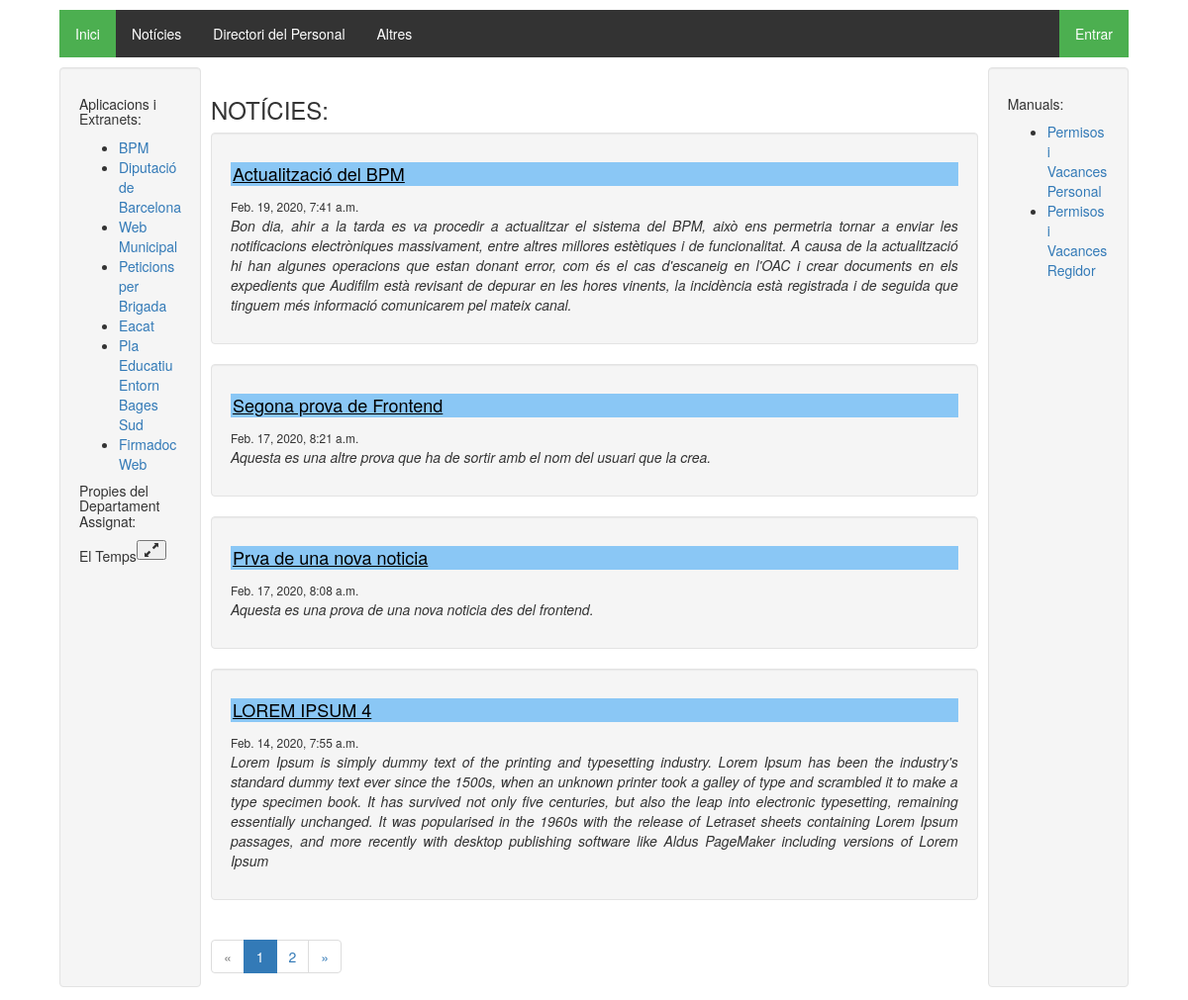
The app's page /intranet/noticies/ with its own data.
### intranet/models.py (models this page shows, shortened)
class Links(models.Model):
    titol = models.CharField(max_length=100)
    url = models.CharField(max_length=250)
    tipologia = (
        ('privat','privat'),
        ('public','public'),
    )
    tipus = models.CharField(max_length=20, choices=tipologia, default='public')
    areas = models.ManyToManyField(Area)

class Noticia(models.Model):
    titol = models.CharField(max_length=100)
    text = models.TextField(null = True, blank=True)
    document = models.FileField(upload_to='noticies', blank=True, null=True)
    creat_en = models.DateTimeField(auto_now_add=True)
    publicat = models.BooleanField(default=False)
    destacada = models.BooleanField(default=False)
    treballador = models.ForeignKey(Treballadors, on_delete=models.CASCADE, blank=True, null=True)
    def was_published_recently(self):
        return self.creat_en >= timezone.now() - datetime.timedelta(days=1)
    was_published_recently.admin_order_field = 'creat_en'
    was_published_recently.boolean = True
    was_published_recently.short_description = 'Publicat recentment?'

class Manual(models.Model):
    titol = models.CharField(max_length=100)
    text = models.TextField(null = True, blank=True)
    document = models.FileField(upload_to='manuals', blank=True, null=True)
    creat_en = models.DateTimeField(auto_now_add=True)
    publicat = models.BooleanField(default=False)
    def was_published_recently(self):
        return self.creat_en >= timezone.now() - datetime.timedelta(days=1)
    was_published_recently.admin_order_field = 'creat_en'
    was_published_recently.boolean = True
    was_published_recently.short_description = 'Publicat recentment?'

### intranet/views.py (the view)
def noticies(request):
    page = request.GET.get('page', 1)
    noticies = Noticia.objects.all().filter(publicat=True).order_by('-creat_en')
    paginator = Paginator(noticies, 4)
    try:
        noticies = paginator.page(page)
    except PageNotAnInteger:
        noticies = paginator.page(1)
    except EmptyPage:
        noticies = paginator.page(paginator.num_pages)
    context = {'noticies':noticies}
    menu = getMenu(request)
    manual = getManual()
    context.update(menu)
    context.update(manual)
    return render(request, 'noticies.html',context)

### intranet/views.py (called while the page is built)
def getManual():
    manuals = Manual.objects.all().filter(publicat=True)
    context = {'manuals':manuals}
    return context

def getMenu(request):
    links_publics = Links.objects.all().filter(tipus='public')
    try:
        if request.user is not None:
            links_privats = Links.objects.all().filter(areas__in = request.user.areas.all()).exclude(tipus='public')
            context =  {'links_publics':links_publics, 'links_privats':links_privats}
        else:
            context = {'links_publics':links_publics}
    except:
        context = {'links_publics':links_publics}
    return context

### intranet/templates/noticies.html (shortened to what this page needs)
{% extends 'base.html' %}
{% block content %}
<div class="noticies">
  <div>
    <h3>NOTÍCIES:</h3>
    {% for noticia in noticies %}
      <div class="col well">
        <h4 class="titol">{{noticia.titol}}</h4>
        <small class="data">{{noticia.creat_en}}</small>
        <p class="text">{{noticia.text}}</p>
      </div>
    {% endfor %}
    {% if noticies.has_other_pages %}
      <ul class="pagination">
        {% if noticies.has_previous %}
          <li><a href="?page={{ noticies.previous_page_number }}">&laquo;</a></li>
        {% else %}
          <li class="disabled"><span>&laquo;</span></li>
        {% endif %}
        {% for i in noticies.paginator.page_range %}
          {% if noticies.number == i %}
            <li class="active"><span>{{ i }} <span class="sr-only">(current)</span></span></li>
          {% else %}
            <li><a href="?page={{ i }}">{{ i }}</a></li>
          {% endif %}
        {% endfor %}
        {% if noticies.has_next %}
          <li><a href="?page={{ noticies.next_page_number }}">&raquo;</a></li>
        {% else %}
          <li class="disabled"><span>&raquo;</span></li>
        {% endif %}
      </ul>
    {% endif %}
  </div>
</div>
{% endblock %}

### intranet/templates/base.html (shortened to what this page needs)
<!DOCTYPE html>
{% load static %}
{% load group %}
<html lang="es">
  <head>
    <link rel="stylesheet" href="https://maxcdn.bootstrapcdn.com/bootstrap/3.3.5/css/bootstrap.min.css">
    <link rel="stylesheet" href="https://maxcdn.bootstrapcdn.com/font-awesome/4.4.0/css/font-awesome.min.css">
    <link rel="stylesheet" href="//code.jquery.com/ui/1.12.1/themes/base/jquery-ui.css">
    <link rel="stylesheet" href="{% static 'intranet/css/style.css' %}">
  </head>
  <body>
    <div id="heading">
    </div>
    <div class="main_block">
    {% block menu_principal %}
      <div id="options_block">
        <ul class="menu_options">
          <li><a href="{% url 'indexIntranet' %}" class="active">Inici</a></li>
          <li><a href="{% url 'noticies' %}">Notícies</a></li>
          <li><a href="">Directori del Personal</a></li>
          <li><a href="">Altres</a></li>
          {% if not user.is_authenticated %}
            <li class="menu_options_dreta"><a href="{% url 'login' %}" class="active">Entrar</a></li>
          {% endif %}
        </ul>
      </div>
    {% endblock %}
    <div class="second_block">
    {% block links %}
          <div class="col-md-2 well">
            <h5>Aplicacions i Extranets:</h5>
            <ul>
              {% for link in links_publics %}
                <li><a href="{{link.url}}" target="_blank">{{link.titol}}</a></li>
              {% endfor %}
            </ul>
            <h5>Propies del Departament Assignat:</h5>
            <div id="meteo">
              <h5>El Temps <button id="meteo" class="glyphicon glyphicon-resize-full"></button></h5>
              <iframe src="https://static-m.meteo.cat/ginys/municipal8d?location=082628&language=ca&color=2c3e50&tempFormat=ºC" title="Predicció municipal a 8 dies" frameborder="0" style="border: 0" scrolling="yes" width="200" height="218"></iframe>
            </div>
        </div>
        {% endblock %}
        {% block content %}
        {% endblock %}
        {% block manuals %}
          <div class="col-md-2 well">
          <h5>Manuals:</h5>
            <ul>
              {% for manual in manuals %}
                <li><a target="_blank" href='/static/documents/upload/{{manual.document}}'>{{ manual.titol }}</a></li>
              {% endfor %}
            </ul>
        </div>
      {% endblock %}
      </div>
    </div>
  </body>
  <html>

### tramitador/static/intranet/css/style.css (style rules this page uses)
#heading { display:flex; flex-direction: row; justify-content: center; align-content:center; align-items:center; width: 90%; height: auto; margin-left: auto; margin-right: auto; padding: 5px; text-decoration: underline; font-weight: bold; }
.main_block { display:flex; flex-direction:column; width: 90%; margin-left: auto; margin-right: auto; height: auto; justify-content:flex-start; }
#meteo { z-index: 100; position: absolute; }
.second_block { margin-top: 10px; display:flex; flex-direction:row; max-width:"200px"; min-width:"200px"; height: auto; justify-content:space-between; }
.second_block { margin-top: 10px; display:flex; flex-direction:row; max-width:"200px"; min-width:"200px"; height: auto; justify-content:flex-start; }
.noticies { display:flex; flex-direction:column; height: auto; width:100%; justify-content: flex-start; padding:10px; }
.noticies h4 { text-decoration: underline; }
.noticies .titol { background-color:#8AC7F5; padding:2px; color:black; font-size: weight; }
.noticies .data { text-align: right; }
.noticies .text { font-style: oblique; text-align:justify; }
ul.menu_options { list-style-type: none; margin: 0; padding: 0; overflow: hidden; background-color: #333; }
ul.menu_options li { float: left; }
ul.menu_options li.menu_options_dreta { float:right; }
ul.menu_options li a { display: block; color: white; text-align: center; padding: 14px 16px; text-decoration: none; }
.active { background-color: #4CAF50; }
a, i { cursor: pointer; }

### records on screen
Links: titol "BPM"
Links: titol "Diputació de Barcelona"
Links: titol "Web Municipal"
Links: titol "Peticions per Brigada"
Links: titol "Eacat"
Links: titol "Pla Educatiu Entorn Bages Sud"
Links: titol "Firmadoc Web"
Noticia: titol "Actualització del BPM", creat_en "Feb. 19, 2020, 7:41 a.m.", text "Bon dia, ahir a la tarda es va procedir a actualitzar el sistema del BPM, això ens permetria tornar a enviar les notificacions electròniques massivament, entre altres millores estètiques i de funcionalitat. A causa de la actualització hi han algunes operacions que estan donant error, com és el cas d'escaneig en l'OAC i crear documents en els expedients que Audifilm està revisant de depurar en les hores vinents, la incidència està registrada i de seguida que tinguem més informació comunicarem pel mateix canal."
Noticia: titol "Segona prova de Frontend", creat_en "Feb. 17, 2020, 8:21 a.m.", text "Aquesta es una altre prova que ha de sortir amb el nom del usuari que la crea."
Noticia: titol "Prva de una nova noticia", creat_en "Feb. 17, 2020, 8:08 a.m.", text "Aquesta es una prova de una nova noticia des del frontend."
Noticia: titol "LOREM IPSUM 4", creat_en "Feb. 14, 2020, 7:55 a.m.", text "Lorem Ipsum is simply dummy text of the printing and typesetting industry. Lorem Ipsum has been the industry's standard dummy text ever since the 1500s, when an unknown printer took a galley of type and scrambled it to make a type specimen book. It has survived not only five centuries, but also the leap into electronic typesetting, remaining essentially unchanged. It was popularised in the 1960s with the release of Letraset sheets containing Lorem Ipsum passages, and more recently with desktop publishing software like Aldus PageMaker including versions of Lorem Ipsum"
Manual: titol "Permisos i Vacances Personal"
Manual: titol "Permisos i Vacances Regidor"

### other values on screen
{{ i }} "1"
{{ i }} "2"
